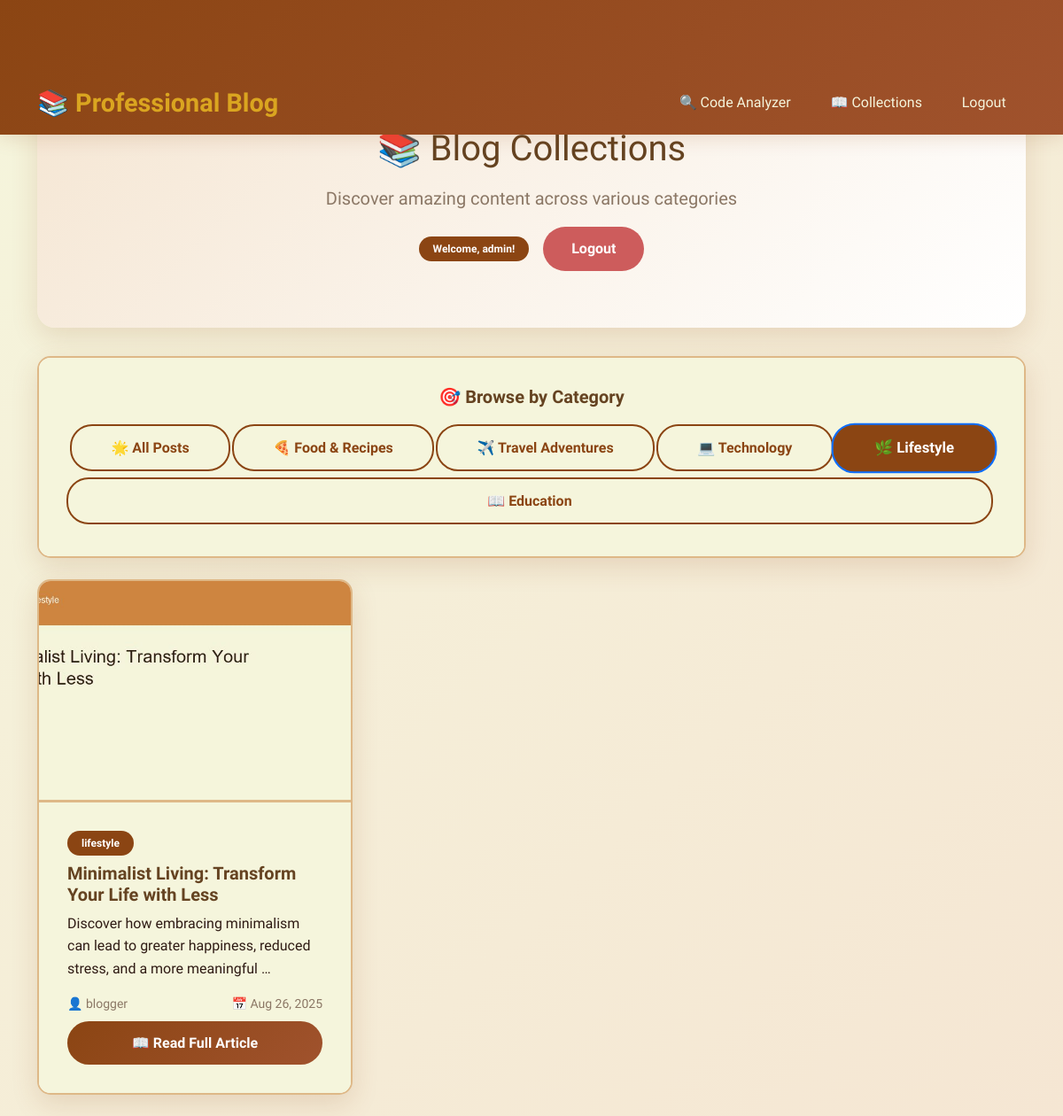
The page /collections/?category=lifestyle (signed in) on the database its author committed.
### blogapp/models.py (models this page shows, shortened)
class Blog(models.Model):
    CATEGORY_CHOICES = [
        ('Technology', 'Technology'),
        ('Programming', 'Programming'),
        ('Tutorial', 'Tutorial'),
        ('Review', 'Review'),
        ('News', 'News'),
        ('Other', 'Other'),
    ]
    title = models.CharField(max_length=200)
    content = models.TextField()
    author = models.ForeignKey(User, on_delete=models.CASCADE)
    category = models.CharField(max_length=50, choices=CATEGORY_CHOICES, default='Other')
    created_at = models.DateTimeField(auto_now_add=True)
    updated_at = models.DateTimeField(auto_now=True)
    image = models.ImageField(upload_to='blog_images/', blank=True, null=True)

### blogapp/views.py (the view)
# urls.py: path('collections/', views.collections, name='collections'),  # Collections page
@login_required
def collections(request):
    category = request.GET.get('category', 'all')
    category_mapping = {
        'food': 'food',
        'travel': 'travel',
        'tech': 'Technology',
        'lifestyle': 'lifestyle',
        'education': 'education'
    }
    if category and category != 'all':
        actual_category = category_mapping.get(category, category)
        blogs = Blog.objects.filter(category__icontains=actual_category).order_by('-created_at')
    else:
        blogs = Blog.objects.all().order_by('-created_at')
    for blog in blogs:
        if not blog.image:
            from .utils import generate_blog_image
            generated_image = generate_blog_image(blog.title, blog.category, blog.author.username)
            if generated_image:
                blog.image = generated_image
                blog.save()
    return render(request, 'blog/collections.html', {'blogs': blogs})

### blogapp/templates/blog/collections.html (shortened to what this page needs)
{% extends 'layouts/main.html' %}
{% block content %}
<div class="container">
    <div class="hero-section">
        <h1 style="color: var(--dark-brown); margin-bottom: 1rem;">📚 Blog Collections</h1>
        <p class="lead">Discover amazing content across various categories</p>
        <div class="d-flex justify-content-center align-items-center gap-3 mt-3">
            <span class="badge bg-primary">Welcome, {{ user.username }}!</span>
            <a href="{% url 'logout' %}" class="btn btn-danger">Logout</a>
        </div>
    </div>
    <div class="row mb-4">
        <div class="col-12">
            <div class="card">
                <div class="card-body text-center">
                    <h5 class="card-title mb-3" style="color: var(--dark-brown);">🎯 Browse by Category</h5>
                    <div class="btn-group flex-wrap" role="group" aria-label="Category Filter">
                        <a href="?category=all" class="btn btn-outline-primary {% if not request.GET.category or request.GET.category == 'all' %}active{% endif %}">
                            🌟 All Posts
                        </a>
                        <a href="?category=food" class="btn btn-outline-primary {% if request.GET.category == 'food' %}active{% endif %}">
                            🍕 Food & Recipes
                        </a>
                        <a href="?category=travel" class="btn btn-outline-primary {% if request.GET.category == 'travel' %}active{% endif %}">
                            ✈️ Travel Adventures
                        </a>
                        <a href="?category=tech" class="btn btn-outline-primary {% if request.GET.category == 'tech' %}active{% endif %}">
                            💻 Technology
                        </a>
                        <a href="?category=lifestyle" class="btn btn-outline-primary {% if request.GET.category == 'lifestyle' %}active{% endif %}">
                            🌿 Lifestyle
                        </a>
                        <a href="?category=education" class="btn btn-outline-primary {% if request.GET.category == 'education' %}active{% endif %}">
                            📖 Education
                        </a>
                    </div>
                </div>
            </div>
        </div>
    </div>
    <div class="row">
        {% for blog in blogs %}
            <div class="col-lg-4 col-md-6 mb-4">
                <div class="card h-100">
                    {% if blog.image %}
                        <img src="{{ blog.image.url }}" class="card-img-top" alt="{{ blog.title }}">
                    {% else %}
                        <div class="card-img-top d-flex align-items-center justify-content-center" style="height: 250px; background: linear-gradient(45deg, var(--light-brown), var(--cream)); color: var(--dark-brown); font-size: 1.5rem;">
                            📝 {{ blog.category|default:"Blog" }}
                        </div>
                    {% endif %}
                    <div class="card-body d-flex flex-column">
                        <div class="mb-2">
                            <span class="badge bg-primary">{{ blog.get_category_display|default:blog.category }}</span>
                        </div>
                        <h5 class="card-title">{{ blog.title }}</h5>
                        <p class="card-text flex-grow-1">{{ blog.content|truncatewords:15 }}</p>
                        <div class="mt-auto">
                            <div class="d-flex justify-content-between align-items-center mb-2">
                                <small class="text-muted">
                                    👤 {{ blog.author.username }}
                                </small>
                                <small class="text-muted">
                                    📅 {{ blog.created_at|date:"M d, Y" }}
                                </small>
                            </div>
                            <a href="{% url 'blog_detail' blog.id %}" class="btn btn-primary w-100">
                                📖 Read Full Article
                            </a>
                        </div>
                    </div>
                </div>
            </div>
        {% endfor %}
    </div>
</div>
{% endblock content %}

### static/css/styles.css (style rules this page uses)
:root { --primary-brown: #8B4513; --secondary-brown: #A0522D; --light-brown: #DEB887; --dark-brown: #654321; --cream: #F5F5DC; --beige: #F5E6D3; --accent-gold: #DAA520; --text-dark: #2F1B14; --text-light: #8B7765; --shadow: rgba(139, 69, 19, 0.15); }
* { margin: 0; padding: 0; box-sizing: border-box; }
body { font-family: 'Georgia', 'Times New Roman', serif; background: linear-gradient(135deg, var(--cream) 0%, var(--beige) 100%); color: var(--text-dark); line-height: 1.6; min-height: 100vh; }
.container { margin-top: 80px; }
.card { background: white; border: 2px solid var(--light-brown); border-radius: 15px; box-shadow: 0 10px 30px var(--shadow); transition: all 0.3s ease; overflow: hidden; }
.card-body { background: var(--cream); padding: 2rem; }
.card-img-top { height: 250px; object-fit: cover; border-bottom: 3px solid var(--light-brown); }
.btn { border-radius: 25px; font-weight: 600; padding: 0.8rem 2rem; transition: all 0.3s ease; border: none; }
.btn-primary { background: linear-gradient(135deg, var(--primary-brown) 0%, var(--secondary-brown) 100%); color: white; }
.btn-outline-primary { border: 2px solid var(--primary-brown); color: var(--primary-brown); background: transparent; }
.btn-outline-primary:hover, .btn-outline-primary.active { background: var(--primary-brown); color: white; transform: scale(1.05); }
.btn-danger { background: #CD5C5C; color: white; }
.btn-group .btn { margin: 0.2rem; border-radius: 25px !important; }
.badge { border-radius: 15px; padding: 0.5rem 1rem; font-weight: 600; }
.bg-primary { background: var(--primary-brown) !important; }
.lead { color: var(--text-light); }
.text-muted { color: var(--text-light) !important; }
.hero-section { text-align: center; padding: 4rem 0; background: linear-gradient(135deg, var(--beige) 0%, white 100%); border-radius: 20px; margin-bottom: 2rem; box-shadow: 0 10px 30px var(--shadow); }
.card { animation: fadeInUp 0.6s ease-out; }
.card-title { color: var(--dark-brown); font-weight: bold; }
.card-text { color: var(--text-dark); }

### rows shown on the page
Blog: image (picture), category "lifestyle", title "Minimalist Living: Transform Your Life with Less", content "Discover how embracing minimalism can lead to greater happiness, reduced stress, and a more meaningful …", author.username "blogger", created_at "Aug 26, 2025"

### other values the page prints
{{ user.username }} "admin"
